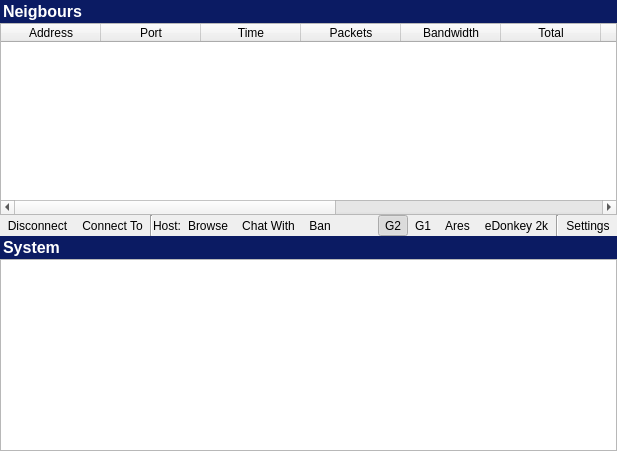
      <widget class="QWidget" name="pageNetwork">
       <layout class="QGridLayout" name="gridLayout_8">
        <property name="margin">
         <number>0</number>
        </property>
        <property name="spacing">
         <number>0</number>
        </property>
        <item row="0" column="0">
         <widget class="QFrame" name="frameNeigboursHeader">
          <property name="minimumSize">
           <size>
            <width>0</width>
            <height>23</height>
           </size>
          </property>
          <property name="styleSheet">
           <string notr="true">background-color: rgb(11, 27, 99);</string>
          </property>
          <property name="frameShape">
           <enum>QFrame::NoFrame</enum>
          </property>
          <property name="frameShadow">
           <enum>QFrame::Raised</enum>
          </property>
          <layout class="QGridLayout" name="gridLayout_53">
           <property name="margin">
            <number>0</number>
           </property>
           <property name="spacing">
            <number>0</number>
           </property>
           <item row="0" column="0">
            <widget class="QLabel" name="labelNeigboursHeader">
             <property name="text">
              <string>&lt;!DOCTYPE HTML PUBLIC &quot;-//W3C//DTD HTML 4.0//EN&quot; &quot;http://www.w3.org/TR/REC-html40/strict.dtd&quot;&gt;
&lt;html&gt;&lt;head&gt;&lt;meta name=&quot;qrichtext&quot; content=&quot;1&quot; /&gt;&lt;style type=&quot;text/css&quot;&gt;
p, li { white-space: pre-wrap; }
&lt;/style&gt;&lt;/head&gt;&lt;body style=&quot; font-family:'MS Shell Dlg 2'; font-size:8.25pt; font-weight:400; font-style:normal;&quot;&gt;
&lt;p style=&quot; margin-top:0px; margin-bottom:0px; margin-left:0px; margin-right:0px; -qt-block-indent:0; text-indent:0px;&quot;&gt;&lt;img src=&quot;:/Icons/FileType/Resource/24x24 File Type/Workgroup.png&quot; /&gt;&lt;span style=&quot; font-size:8pt;&quot;&gt; &lt;/span&gt;&lt;span style=&quot; font-size:12pt; font-weight:600; color:#ffffff;&quot;&gt;Neigbours&lt;/span&gt;&lt;/p&gt;&lt;/body&gt;&lt;/html&gt;</string>
             </property>
            </widget>
           </item>
          </layout>
         </widget>
        </item>
        <item row="4" column="0">
         <widget class="QTextEdit" name="textEditSystem">
          <property name="autoFormatting">
           <set>QTextEdit::AutoNone</set>
          </property>
          <property name="undoRedoEnabled">
           <bool>false</bool>
          </property>
          <property name="textInteractionFlags">
           <set>Qt::TextSelectableByKeyboard|Qt::TextSelectableByMouse</set>
          </property>
         </widget>
        </item>
        <item row="3" column="0">
         <widget class="QFrame" name="frameSystemHeader">
          <property name="minimumSize">
           <size>
            <width>0</width>
            <height>23</height>
           </size>
          </property>
          <property name="styleSheet">
           <string notr="true">background-color: rgb(11, 27, 99);</string>
          </property>
          <property name="frameShape">
           <enum>QFrame::NoFrame</enum>
          </property>
          <property name="frameShadow">
           <enum>QFrame::Raised</enum>
          </property>
          <layout class="QGridLayout" name="gridLayout_88">
           <property name="margin">
            <number>0</number>
           </property>
           <property name="spacing">
            <number>0</number>
           </property>
           <item row="0" column="0">
            <widget class="QLabel" name="labelSystemHeader">
             <property name="text">
              <string>&lt;!DOCTYPE HTML PUBLIC &quot;-//W3C//DTD HTML 4.0//EN&quot; &quot;http://www.w3.org/TR/REC-html40/strict.dtd&quot;&gt;
&lt;html&gt;&lt;head&gt;&lt;meta name=&quot;qrichtext&quot; content=&quot;1&quot; /&gt;&lt;style type=&quot;text/css&quot;&gt;
p, li { white-space: pre-wrap; }
&lt;/style&gt;&lt;/head&gt;&lt;body style=&quot; font-family:'MS Shell Dlg 2'; font-size:8.25pt; font-weight:400; font-style:normal;&quot;&gt;
&lt;p style=&quot; margin-top:0px; margin-bottom:0px; margin-left:0px; margin-right:0px; -qt-block-indent:0; text-indent:0px;&quot;&gt;&lt;img src=&quot;:/Icons/FileType/Resource/24x24 File Type/Desktop graphite.png&quot; /&gt;&lt;span style=&quot; font-size:8pt;&quot;&gt; &lt;/span&gt;&lt;span style=&quot; font-size:12pt; font-weight:600; color:#ffffff;&quot;&gt;System&lt;/span&gt;&lt;/p&gt;&lt;/body&gt;&lt;/html&gt;</string>
             </property>
            </widget>
           </item>
          </layout>
         </widget>
        </item>
        <item row="2" column="0">
         <widget class="QFrame" name="frameNeigboursToolbar">
          <layout class="QGridLayout" name="gridLayoutNeigboursToolbar">
           <property name="margin">
            <number>0</number>
           </property>
           <property name="spacing">
            <number>0</number>
           </property>
           <item row="0" column="5">
            <layout class="QGridLayout" name="gridLayout_167">
             <item row="0" column="6">
              <widget class="QToolButton" name="toolButtonNeigboursHostChat">
               <property name="text">
                <string>Chat With</string>
               </property>
               <property name="icon">
                <iconset>
                 <normaloff>:/Icons/Resource/irc protocol.png</normaloff>:/Icons/Resource/irc protocol.png</iconset>
               </property>
               <property name="toolButtonStyle">
                <enum>Qt::ToolButtonTextBesideIcon</enum>
               </property>
               <property name="autoRaise">
                <bool>true</bool>
               </property>
              </widget>
             </item>
             <item row="0" column="5">
              <widget class="QToolButton" name="toolButtonNeigboursHostBrowse">
               <property name="text">
                <string>Browse</string>
               </property>
               <property name="icon">
                <iconset>
                 <normaloff>:/Icons/Resource/Network Connections.png</normaloff>:/Icons/Resource/Network Connections.png</iconset>
               </property>
               <property name="toolButtonStyle">
                <enum>Qt::ToolButtonTextBesideIcon</enum>
               </property>
               <property name="autoRaise">
                <bool>true</bool>
               </property>
              </widget>
             </item>
             <item row="0" column="4">
              <widget class="QLabel" name="labelNeigboursHost">
               <property name="text">
                <string>Host:</string>
               </property>
              </widget>
             </item>
             <item row="0" column="1">
              <widget class="QToolButton" name="toolButtonNeigboursDisconnect">
               <property name="text">
                <string>Disconnect</string>
               </property>
               <property name="icon">
                <iconset>
                 <normaloff>:/Icons/Resource/connect_no-32.png</normaloff>:/Icons/Resource/connect_no-32.png</iconset>
               </property>
               <property name="toolButtonStyle">
                <enum>Qt::ToolButtonTextBesideIcon</enum>
               </property>
               <property name="autoRaise">
                <bool>true</bool>
               </property>
              </widget>
             </item>
             <item row="0" column="2">
              <widget class="QToolButton" name="toolButtonNeigboursConnect">
               <property name="text">
                <string>Connect To</string>
               </property>
               <property name="icon">
                <iconset>
                 <normaloff>:/Icons/Resource/Internet Connect.png</normaloff>:/Icons/Resource/Internet Connect.png</iconset>
               </property>
               <property name="toolButtonStyle">
                <enum>Qt::ToolButtonTextBesideIcon</enum>
               </property>
               <property name="autoRaise">
                <bool>true</bool>
               </property>
              </widget>
             </item>
             <item row="0" column="7">
              <widget class="QToolButton" name="toolButtonNeigboursBan">
               <property name="text">
                <string>Ban</string>
               </property>
               <property name="icon">
                <iconset>
                 <normaloff>:/Icons/Resource/Erase All.png</normaloff>:/Icons/Resource/Erase All.png</iconset>
               </property>
               <property name="toolButtonStyle">
                <enum>Qt::ToolButtonTextBesideIcon</enum>
               </property>
               <property name="autoRaise">
                <bool>true</bool>
               </property>
              </widget>
             </item>
             <item row="0" column="8">
              <spacer name="horizontalSpacer_17">
               <property name="orientation">
                <enum>Qt::Horizontal</enum>
               </property>
               <property name="sizeHint" stdset="0">
                <size>
                 <width>40</width>
                 <height>20</height>
                </size>
               </property>
              </spacer>
             </item>
             <item row="0" column="9">
              <widget class="QToolButton" name="toolButtonNetworkG2">
               <property name="text">
                <string>G2</string>
               </property>
               <property name="icon">
                <iconset>
                 <normaloff>:/Icons/Resource/G2.png</normaloff>:/Icons/Resource/G2.png</iconset>
               </property>
               <property name="checkable">
                <bool>true</bool>
               </property>
               <property name="checked">
                <bool>true</bool>
               </property>
               <property name="toolButtonStyle">
                <enum>Qt::ToolButtonTextBesideIcon</enum>
               </property>
               <property name="autoRaise">
                <bool>true</bool>
               </property>
              </widget>
             </item>
             <item row="0" column="10">
              <widget class="QToolButton" name="toolButtonNetworkG1">
               <property name="text">
                <string>G1</string>
               </property>
               <property name="icon">
                <iconset>
                 <normaloff>:/Icons/Resource/G1.png</normaloff>:/Icons/Resource/G1.png</iconset>
               </property>
               <property name="checkable">
                <bool>true</bool>
               </property>
               <property name="toolButtonStyle">
                <enum>Qt::ToolButtonTextBesideIcon</enum>
               </property>
               <property name="autoRaise">
                <bool>true</bool>
               </property>
              </widget>
             </item>
             <item row="0" column="11">
              <widget class="QToolButton" name="toolButtonNetworkAres">
               <property name="text">
                <string>Ares</string>
               </property>
               <property name="icon">
                <iconset>
                 <normaloff>:/Icons/Resource/Ares.png</normaloff>:/Icons/Resource/Ares.png</iconset>
               </property>
               <property name="checkable">
                <bool>true</bool>
               </property>
               <property name="toolButtonStyle">
                <enum>Qt::ToolButtonTextBesideIcon</enum>
               </property>
               <property name="autoRaise">
                <bool>true</bool>
               </property>
              </widget>
             </item>
             <item row="0" column="12">
              <widget class="QToolButton" name="toolButtonNetworkED2k">
               <property name="text">
                <string>eDonkey 2k</string>
               </property>
               <property name="icon">
                <iconset>
                 <normaloff>:/Icons/Resource/EMule simple.png</normaloff>:/Icons/Resource/EMule simple.png</iconset>
               </property>
               <property name="checkable">
                <bool>true</bool>
               </property>
               <property name="toolButtonStyle">
                <enum>Qt::ToolButtonTextBesideIcon</enum>
               </property>
               <property name="autoRaise">
                <bool>true</bool>
               </property>
              </widget>
             </item>
             <item row="0" column="14">
              <widget class="Line" name="line_13">
               <property name="orientation">
                <enum>Qt::Vertical</enum>
               </property>
              </widget>
             </item>
             <item row="0" column="15">
              <widget class="QToolButton" name="toolButtonNetworkSettings">
               <property name="text">
                <string>Settings</string>
               </property>
               <property name="icon">
                <iconset>
                 <normaloff>:/Icons/Resource/Gear.png</normaloff>:/Icons/Resource/Gear.png</iconset>
               </property>
               <property name="toolButtonStyle">
                <enum>Qt::ToolButtonTextBesideIcon</enum>
               </property>
               <property name="autoRaise">
                <bool>true</bool>
               </property>
              </widget>
             </item>
             <item row="0" column="3">
              <widget class="Line" name="line_11">
               <property name="orientation">
                <enum>Qt::Vertical</enum>
               </property>
              </widget>
             </item>
            </layout>
           </item>
          </layout>
         </widget>
        </item>
        <item row="1" column="0">
         <widget class="QTableWidget" name="tableWidgetNeigbours">
          <column>
           <property name="text">
            <string>Address</string>
           </property>
          </column>
          <column>
           <property name="text">
            <string>Port</string>
           </property>
          </column>
          <column>
           <property name="text">
            <string>Time</string>
           </property>
          </column>
          <column>
           <property name="text">
            <string>Packets</string>
           </property>
          </column>
          <column>
           <property name="text">
            <string>Bandwidth</string>
           </property>
          </column>
          <column>
           <property name="text">
            <string>Total</string>
           </property>
          </column>
          <column>
           <property name="text">
            <string>Leaves</string>
           </property>
          </column>
          <column>
           <property name="text">
            <string>Mode</string>
           </property>
          </column>
          <column>
           <property name="text">
            <string>Client</string>
           </property>
          </column>
          <column>
           <property name="text">
            <string>Name</string>
           </property>
          </column>
          <column>
           <property name="text">
            <string>Country</string>
           </property>
          </column>
         </widget>
        </item>
       </layout>
      </widget>
